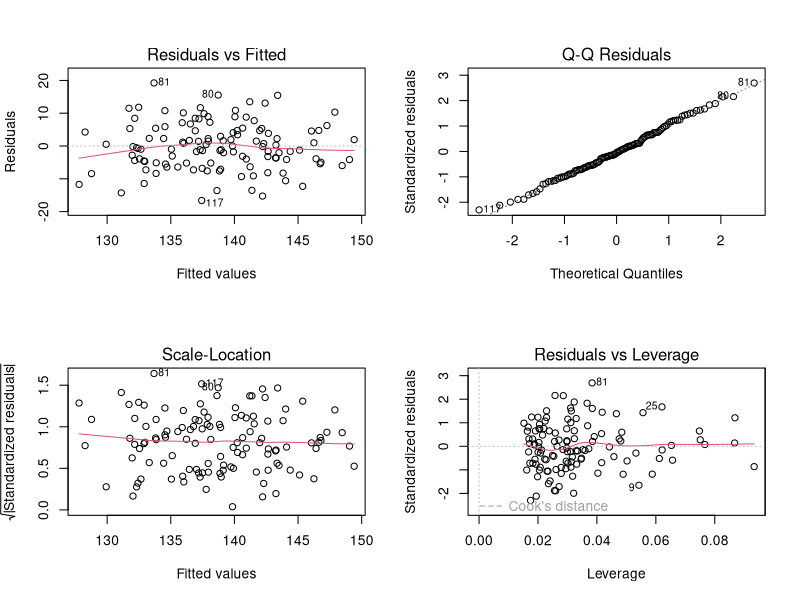
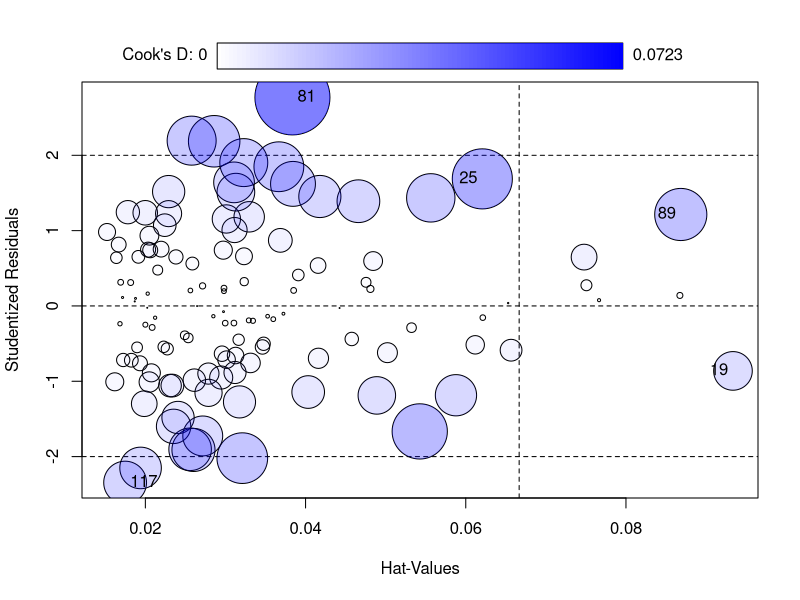
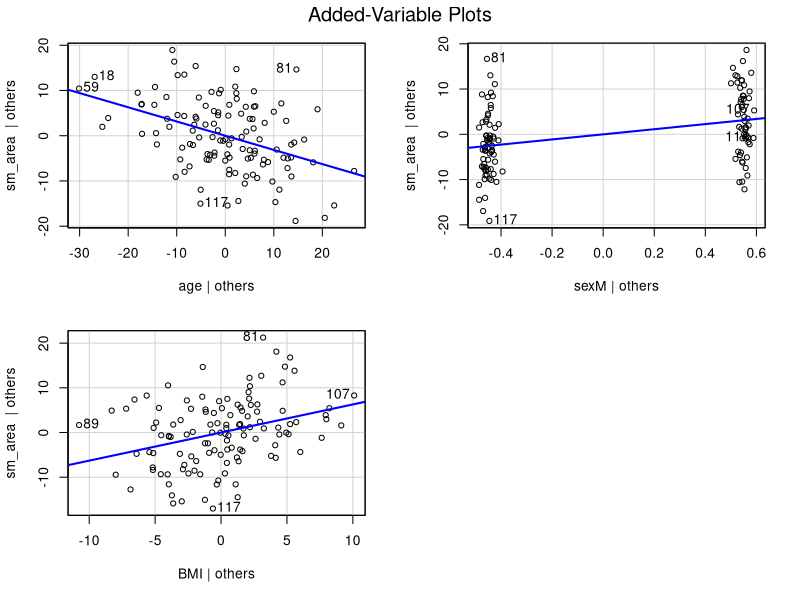
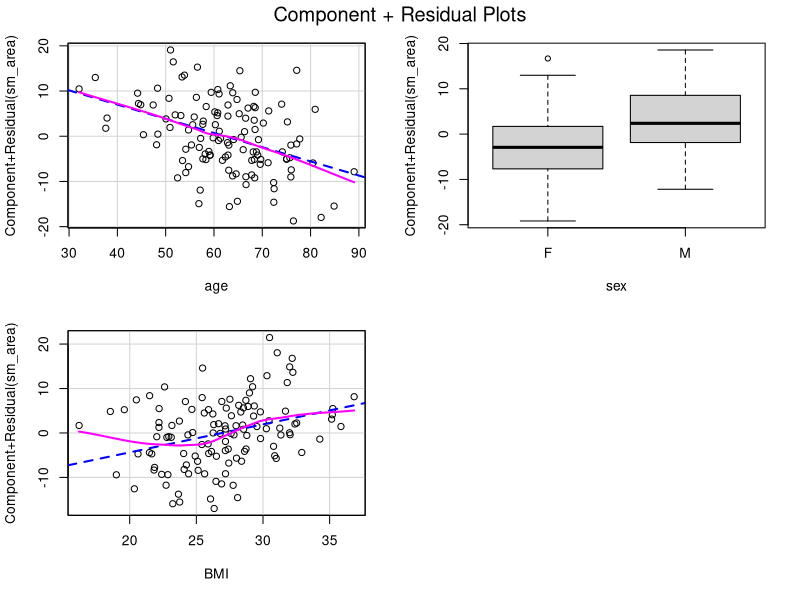
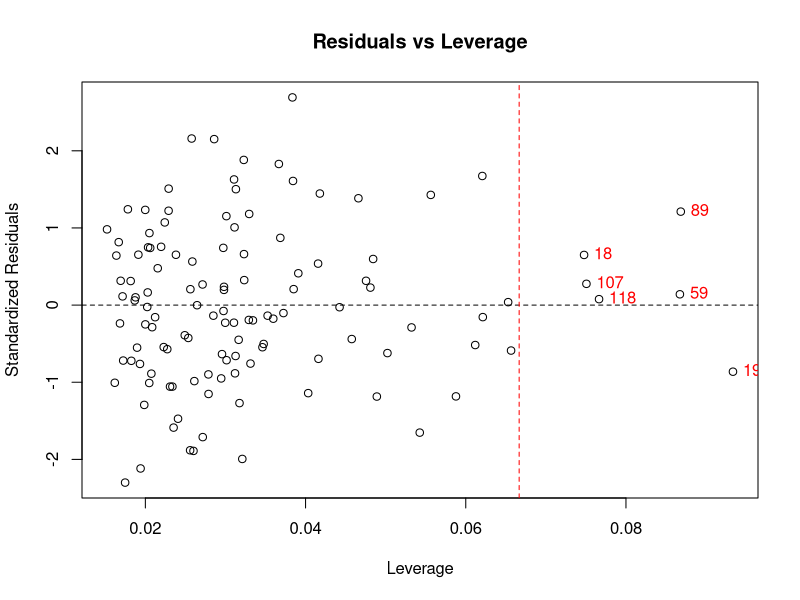
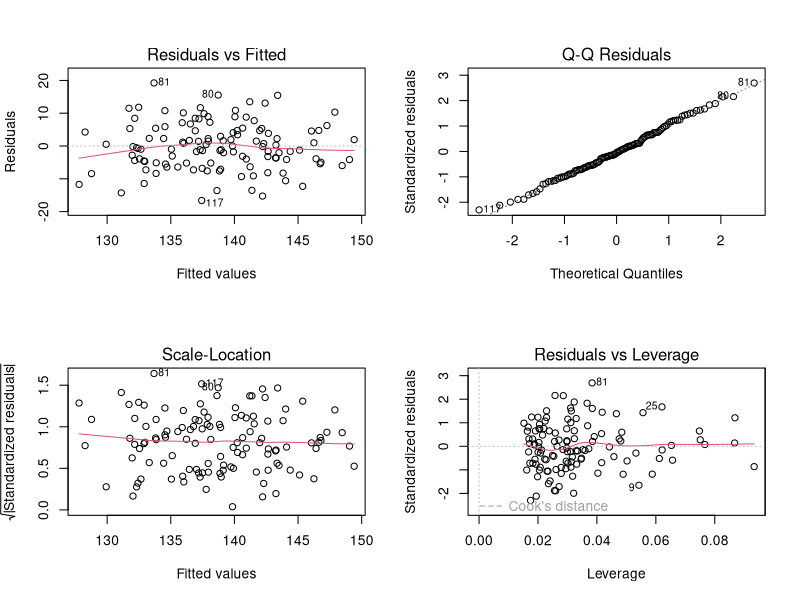
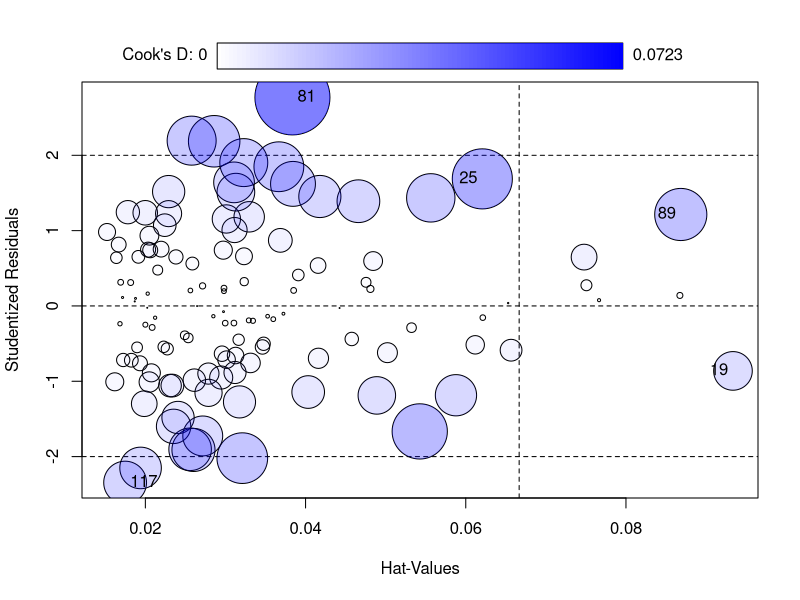
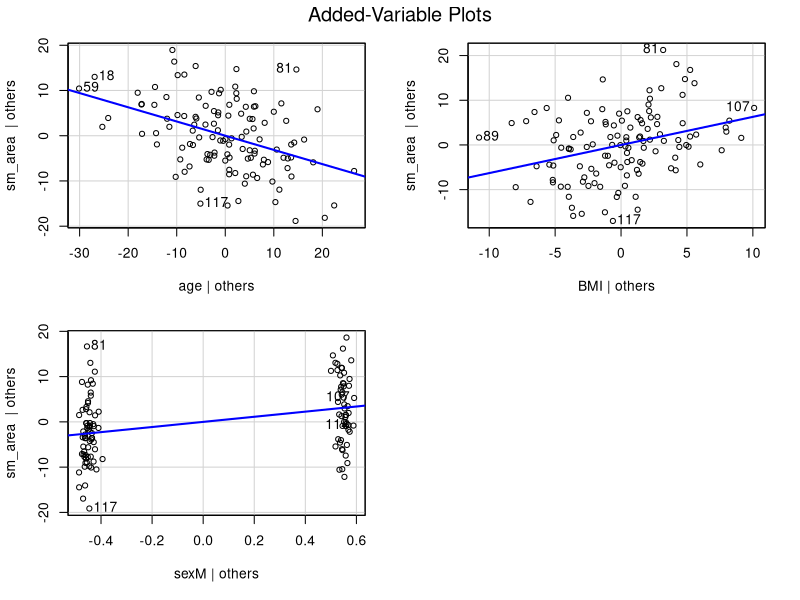

R code for these plots, in order: (Note: this script raises an error after producing the figures.)
# Multiple linear regression + diagnostics
set.seed(42)
N <- 120
age <- rnorm(N, 62, 10)
sex <- factor(sample(c("F","M"), N, TRUE))
BMI <- rnorm(N, 27, 4)
sm_area <- 140 - 0.4*age + 5*(sex=="M") + 0.8*BMI + rnorm(N,0,8)

df <- data.frame(age, sex, BMI, sm_area)
fit <- lm(sm_area ~ age + sex + BMI, data=df)
summary(fit)

# Diagnostics
par(mfrow=c(2,2)); plot(fit)
par(mfrow=c(1,1))

install.packages("car")
library(car)

# Check for non-constant variance
ncvTest(fit)

# Check for influential points
influencePlot(fit)

# Check for multicollinearity
vif(fit)

# Added-variable plots
avPlots(fit)

# Component + residual plots
crPlots(fit)

# Residuals vs leverage plot
residuals <- rstandard(fit)
leverage <- hatvalues(fit)
plot(leverage, residuals,
     xlab="Leverage", ylab="Standardized Residuals",
     main="Residuals vs Leverage")
abline(h=0, lty=2)
cutoff <- 2*mean(leverage)
abline(v=cutoff, lty=2, col="red")
text(leverage[leverage > cutoff],
     residuals[leverage > cutoff],
     labels=which(leverage > cutoff), pos=4, col="red")     

# Reset plotting layout
par(mfrow=c(1,1))

# Prediction with confidence and prediction intervals
new_data <- data.frame(age=c(50,70
), sex=c("F","M"), BMI=c(22,30))
pred_conf <- predict(fit, newdata=new_data, interval="confidence")
pred_pred <- predict(fit, newdata=new_data, interval="prediction")
pred_conf
pred_pred

# Compare models with ANOVA
fit_reduced <- lm(sm_area ~ age + BMI, data=df)
anova(fit_reduced, fit)

# Stepwise model selection
fit_step <- step(fit_reduced, scope=list(lower=fit_reduced, upper=
fit), direction="both")
summary(fit_step)

# Final model diagnostics
par(mfrow=c(2,2)); plot(fit_step)
par(mfrow=c(1,1))
ncvTest(fit_step)
influencePlot(fit_step)
vif(fit_step)
avPlots(fit_step)
crPlots(fit_step)
residuals_step <- rstandard(fit_step)
leverage_step <- hatvalues(fit_step)

plot(leverage_step, residuals_step,
     xlab="Leverage", ylab="Standardized Residuals",
     main="Residuals vs Leverage (Final Model)")
abline(h=0, lty=2)

cutoff_step <- 2*mean(leverage_step)
abline(v=cutoff_step, lty=2, col="red")

text(leverage_step[leverage_step > cutoff_step],
     residuals_step[leverage_step > cutoff_step],
     labels=which(leverage_step > cutoff_step), pos=4, col="red")
par(mfrow=c(1,1))

# End of analysis/08_linear_regression.R
# save the workspace
save.image(file = "analysis/08_linear_regression.RData")

# To load the workspace in future R sessions, use:
# load("analysis/08_linear_regression.RData")
